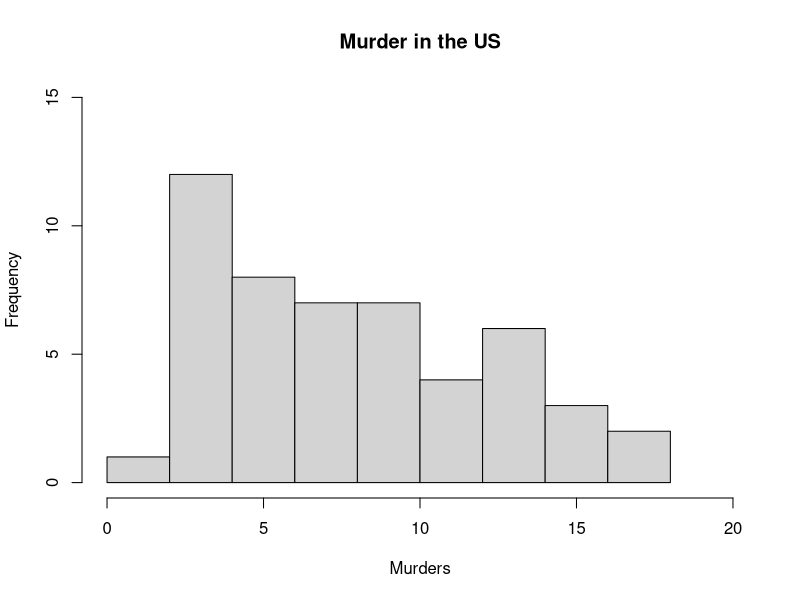

This chart was generated by the following R code:
#Problem 1

#install.packages("datasets")
library(datasets)

USArrests
#Answer: renamed USArrests to dat.us because it is easier to write and it is good practice to rewrite data for yourself so you can create your own data which can be replicated by another person if they use the original data 

dat.us <- USArrests
#USArrests renamed dat.us
head(dat.us)

#Problem 2

#makes stake names lowercase
dat.us$state <- tolower(rownames(USArrests))

dat.us$state

names(dat.us)

#Answer: The four variables are Murder, Assault, UrbanPop, Rape. 

#Problem 3

#Answer: Murder is a quantitative variable. 

#Answer: Murder is 

#Problem 4

#Answer

#Problem 5

dat.us$Murder

hist(dat.us$Murder, xlab= "Murders", ylab="Frequency", main= "Murder in the US", xlim=(c(0, 20)), ylim=(c(0, 15)))

#Problem 6

summary(dat.us$Murder)

#Answer: The mean for Murder is 7.788 and the median is 7.250. The mean is the amount that each subject would have if all of the values were added together and evenly distributed. If all 50 states had the same frequency of murders then it would be 7.788. The median is the middle value where exactly 50% of the values fall either above or below it. In the US, 50% of states have a murder frequency above 7.250 and the other 50% is below that. The median is highly robust because it is not greatly affected by outliers. The mean is the most common measure of central tendency but it is not robust because it will change based on the skewness of the distribution.  




